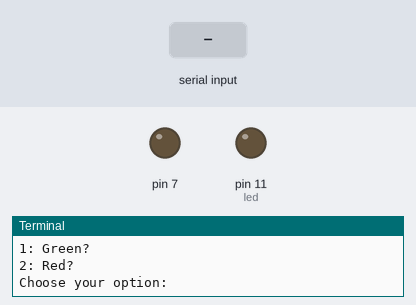
Recording of a program running on a simulated Raspberry Pi (header pin numbers). Shown: output pins drawn as LEDs (lit = HIGH), the last lines printed to the terminal. Dashed ring = blinking. The test bench sets the inputs (shaded band). At 7.8 s the program stops and its outputs stay as they are.

Above: at 1.2 s.
1.3 s: "2" typed at the terminal
2.8 s: "5" typed at the terminal
At 3.2 s:
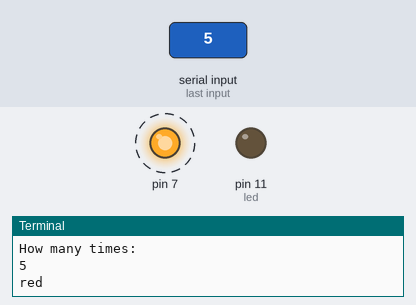
Timing chart, 0 to 8.8 s (numbered marks = the images above; inputs shaded):
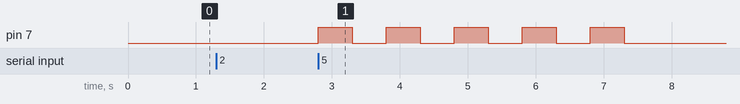

Measured:
- after the input at 2.8 s, pin 7: alternates HIGH for 0.50 s and LOW for 0.50 s, 10 changes in all, then stays LOW, starting at once

The program:

blinkuserchoice.py
```python
#!/usr/bin/python
import RPi.GPIO as GPIO
import time
import os;

# Set board mode this means real counting the pins
GPIO.setmode(GPIO.BOARD)
GPIO.cleanup()

# Set pin 7 and 11 to accept output
GPIO.setup(7,GPIO.OUT)   # Red
GPIO.setup(11,GPIO.OUT)  # Green

try:

    os.system('clear')

    print "Which LED would you like to blink"
    print "1: Green?"
    print "2: Red?"

    led_choice = int(raw_input("Choose your option: "))
    times = int(raw_input("How many times: "))

    led = 11  # Default green
    if led_choice == 2:
        print 'red'
        led = 7
    else:
        led = 11

    for count in range(0, times):
        GPIO.output(led, GPIO.HIGH)

        # Wait a half second
        time.sleep(0.5)

        # Set pin to low meaning power off
        GPIO.output(led, GPIO.LOW)

        # Wait 1 second
        time.sleep(0.5)


finally:
    GPIO.cleanup()
```
